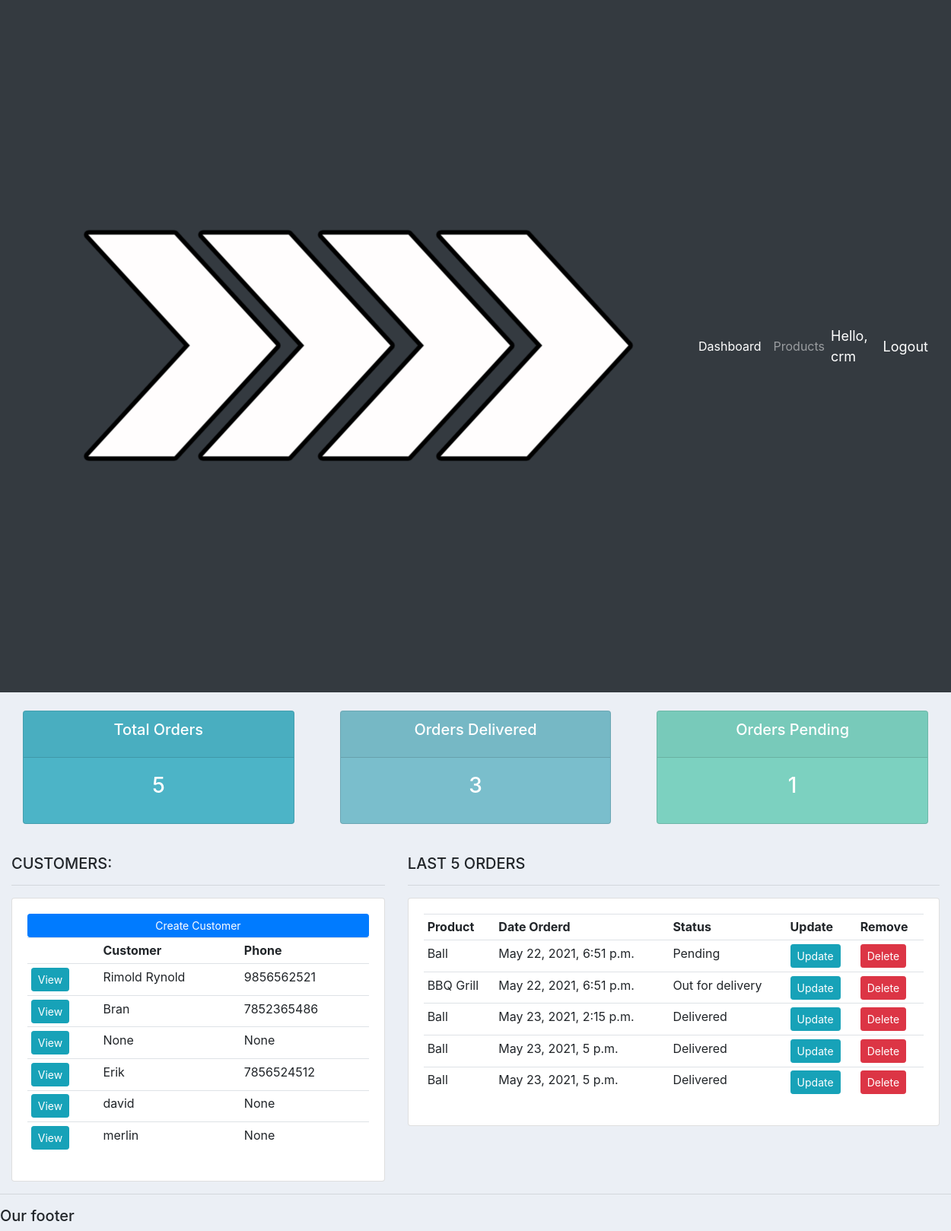
The app's page / (signed in) with its own data.
### accounts/models.py (models this page shows, shortened)
class Customer(models.Model):
	user = models.OneToOneField(User, null=True, blank=True, on_delete=models.CASCADE)
	name = models.CharField(max_length=200, null=True)
	phone = models.CharField(max_length=200, null=True)
	email = models.CharField(max_length=200, null=True)
	profile_pic = models.ImageField(default="profile1.png", null=True, blank=True)
	date_created = models.DateTimeField(auto_now_add=True, null=True)

class Order(models.Model):
	STATUS = (
			('Pending', 'Pending'),
			('Out for delivery', 'Out for delivery'),
			('Delivered', 'Delivered'),
			)
	customer = models.ForeignKey(Customer, null=True, on_delete= models.SET_NULL)
	product = models.ForeignKey(Product, null=True, on_delete= models.SET_NULL)
	date_created = models.DateTimeField(auto_now_add=True, null=True)
	status = models.CharField(max_length=200, null=True, choices=STATUS)
	note = models.CharField(max_length=1000, null=True)

class Product(models.Model):
	CATEGORY = (
			('Indoor', 'Indoor'),
			('Out Door', 'Out Door'),
			)
	name = models.CharField(max_length=200, null=True)
	price = models.FloatField(null=True)
	category = models.CharField(max_length=200, null=True, choices=CATEGORY)
	description = models.CharField(max_length=200, null=True, blank=True)
	date_created = models.DateTimeField(auto_now_add=True, null=True)
	tags = models.ManyToManyField(Tag)
	def __str__(self):
		return self.name

### accounts/decorators.py (the view)
	def wrapper_function(request, *args, **kwargs):
		group = None
		if request.user.groups.exists():
			group = request.user.groups.all()[0].name
		if group == 'customer':
			return redirect('user-page')
		if group == 'admin':
			return view_func(request, *args, **kwargs)

### accounts/views.py (called while the page is built)
@login_required(login_url='login')
@admin_only
def home(request):
	orders = Order.objects.all()
	customers = Customer.objects.all()
	total_customers = customers.count()
	total_orders = orders.count()
	delivered = orders.filter(status='Delivered').count()
	pending = orders.filter(status='Pending').count()
	context = {'orders':orders, 'customers':customers,
	'total_orders':total_orders,'delivered':delivered,
	'pending':pending }
	return render(request, 'accounts/dashboard.html', context)

### accounts/templates/accounts/dashboard.html
{%  extends 'accounts/main.html' %}
{% block content %}
{%  include 'accounts/status.html' %}
<br>
<div class="row">
	<div class="col-md-5">
		<h5>CUSTOMERS:</h5>
		<hr>
		<div class="card card-body">
			<a class="btn btn-primary  btn-sm btn-block" href="">Create Customer</a>
			<table class="table table-sm">
				<tr>
					<th></th>
					<th>Customer</th>
					<th>Phone</th>
				</tr>
				{% for customer in customers %}
					<tr>
						<td><a class="btn btn-sm btn-info" href="{% url 'customer' customer.id %}">View</a></td>
						<td>{{customer.name}}</td>
						<td>{{customer.phone}}</td>
					</tr>
				{% endfor %}
			</table>
		</div>
	</div>
	<div class="col-md-7">
		<h5>LAST 5 ORDERS</h5>
		<hr>
		<div class="card card-body">
			<table class="table table-sm">
				<tr>
					<th>Product</th>
					<th>Date Orderd</th>
					<th>Status</th>
					<th>Update</th>
					<th>Remove</th>
				</tr>
				{% for order in orders %}
					<tr>
						<td>{{order.product}}</td>
						<td>{{order.date_created}}</td>
						<td>{{order.status}}</td>
						<td><a class="btn btn-sm btn-info" href="{% url 'update_order' order.id %}">Update</a></td>
						<td><a class="btn btn-sm btn-danger" href="{% url 'delete_order' order.id %}">Delete</a></td>
					</tr>
				{% endfor %}
			</table>
		</div>
	</div>
</div>
{% endblock %}

### accounts/templates/accounts/navbar.html (shortened to what this page needs)
{% load static %}
<nav class="navbar navbar-expand-lg navbar-dark bg-dark">
 <img src="{% static 'images/logo.png' %}">
  <div class="collapse navbar-collapse" id="navbarNav">
    <ul class="navbar-nav">
      {% if request.user.is_staff %}
      <li class="nav-item active">
        <a class="nav-link" href="{% url 'home' %}">Dashboard</a>
      </li>
      <li class="nav-item">
        <a class="nav-link" href="{% url 'products' %}">Products</a>
      </li>
      {% else %}
       <li class="nav-item">
        <a class="nav-link" href="{% url 'account' %}">Settings</a>
      </li>
      {% endif %}
    </ul>
  </div>
  <span class="hello-msg">Hello, {{request.user}}</span>
  <span ><a  class="hello-msg" href="{% url 'logout' %}">Logout</a></span>
</nav>

### accounts/templates/accounts/status.html
<br>
<div class="row">
	<div class="col">
		<div class="col-md">
			<div class="card text-center text-white  mb-3" id="total-orders">
			  	<div class="card-header">
			  		<h5 class="card-title">Total Orders</h5>
			  	</div>
			  	<div class="card-body">
			    	<h3 class="card-title">{{total_orders}}</h3>
			  	</div>
			</div>
		</div>
	</div>
	<div class="col">
		<div class="col-md">
			<div class="card text-center text-white  mb-3" id="orders-delivered">
			  	<div class="card-header">
			  		<h5 class="card-title">Orders Delivered</h5>
			  	</div>
			  	<div class="card-body">
			    	<h3 class="card-title">{{delivered}}</h3>
			  	</div>
			</div>
		</div>
	</div>
	<div class="col">
		<div class="col-md">
			<div class="card text-center text-white  mb-3" id="orders-pending">
			  	<div class="card-header">
			  		<h5 class="card-title">Orders Pending</h5>
			  	</div>
			  	<div class="card-body">
			    	<h3 class="card-title">{{pending}}</h3>
			  	</div>
			</div>
		</div>
	</div>
</div>

### static/css/main.css (style rules this page uses)
body { background-color: #ebeff5; }
#total-orders { background-color: #4cb4c7; }
#orders-delivered { background-color: #7abecc; }
#orders-pending { background-color: #7CD1C0; }

### accounts/templates/accounts/navbar.html (style rules this page uses)
.hello-msg { font-size: 18px; color: #fff; margin-right: 20px; }

### records on screen
Customer: name "Rimold Rynold", phone "9856562521"
Customer: name "Bran", phone "7852365486"
Customer: name "None", phone "None"
Customer: name "Erik", phone "7856524512"
Customer: name "david", phone "None"
Customer: name "merlin", phone "None"
Order: product "Ball", date_created "May 22, 2021, 6:51 p.m.", status "Pending"
Order: product "BBQ Grill", date_created "May 22, 2021, 6:51 p.m.", status "Out for delivery"
Order: product "Ball", date_created "May 23, 2021, 2:15 p.m.", status "Delivered"
Order: product "Ball", date_created "May 23, 2021, 5 p.m.", status "Delivered"
Order: product "Ball", date_created "May 23, 2021, 5 p.m.", status "Delivered"

### other values on screen
{{ request.user }} "crm"
{{ total_orders }} "5"
{{ delivered }} "3"
{{ pending }} "1"
